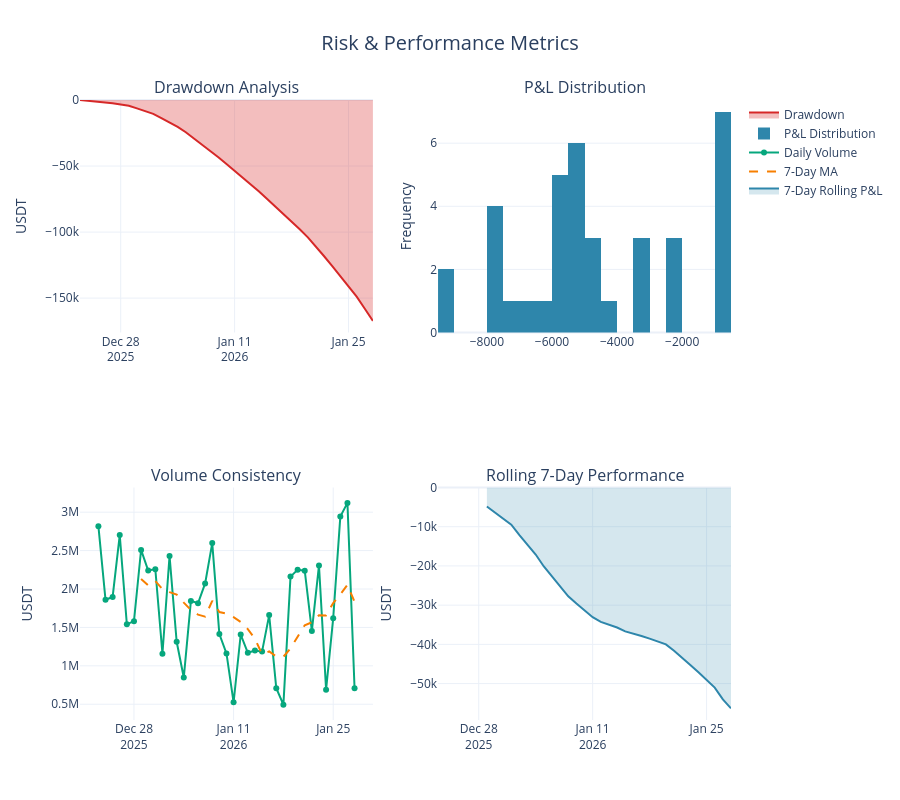

Notebook code cell kept with this figure:
### Code cell
# Risk Metrics Dashboard
daily_agg = df.groupby('date').agg({
    'bot_realized_pnl': 'first',
    'bot_volume_usdt': 'first',
}).reset_index()

daily_agg['date'] = pd.to_datetime(daily_agg['date'])
daily_agg = daily_agg.sort_values('date')

# Calculate risk metrics
daily_returns = daily_agg['bot_realized_pnl'].pct_change().dropna()
sharpe_ratio = (daily_returns.mean() / daily_returns.std() * np.sqrt(252)) if daily_returns.std() > 0 else 0

# Max Drawdown
cumulative_pnl = daily_agg['bot_realized_pnl'].cumsum()
running_max = cumulative_pnl.cummax()
drawdown = cumulative_pnl - running_max
max_drawdown = drawdown.min()
max_drawdown_pct = (max_drawdown / running_max.max() * 100) if running_max.max() > 0 else 0

# Volatility
volatility = daily_agg['bot_realized_pnl'].std()
volatility_pct = (volatility / daily_agg['bot_realized_pnl'].mean() * 100) if daily_agg['bot_realized_pnl'].mean() != 0 else 0

# Create risk dashboard
fig = make_subplots(
    rows=2, cols=2,
    subplot_titles=(
        'Drawdown Analysis',
        'P&L Distribution',
        'Volume Consistency',
        'Rolling 7-Day Performance'
    ),
    specs=[[{"secondary_y": False}, {"type": "histogram"}],
           [{"secondary_y": False}, {"secondary_y": False}]]
)

# 1. Drawdown
fig.add_trace(
    go.Scatter(
        x=daily_agg['date'],
        y=drawdown,
        fill='tozeroy',
        fillcolor='rgba(214, 40, 40, 0.3)',
        line=dict(color='#D62828', width=2),
        name='Drawdown'
    ),
    row=1, col=1
)

# 2. P&L Distribution
fig.add_trace(
    go.Histogram(
        x=daily_agg['bot_realized_pnl'],
        nbinsx=20,
        marker_color='#2E86AB',
        name='P&L Distribution'
    ),
    row=1, col=2
)

# 3. Volume Consistency
fig.add_trace(
    go.Scatter(
        x=daily_agg['date'],
        y=daily_agg['bot_volume_usdt'],
        mode='lines+markers',
        line=dict(color='#06A77D', width=2),
        name='Daily Volume'
    ),
    row=2, col=1
)

# Add moving average
ma_7 = daily_agg['bot_volume_usdt'].rolling(window=7).mean()
fig.add_trace(
    go.Scatter(
        x=daily_agg['date'],
        y=ma_7,
        mode='lines',
        line=dict(color='#F77F00', width=2, dash='dash'),
        name='7-Day MA'
    ),
    row=2, col=1
)

# 4. Rolling 7-day P&L
rolling_pnl = daily_agg['bot_realized_pnl'].rolling(window=7).sum()
fig.add_trace(
    go.Scatter(
        x=daily_agg['date'],
        y=rolling_pnl,
        mode='lines',
        line=dict(color='#2E86AB', width=2),
        fill='tozeroy',
        fillcolor='rgba(46, 134, 171, 0.2)',
        name='7-Day Rolling P&L'
    ),
    row=2, col=2
)

# Update axes
fig.update_yaxes(title_text="USDT", row=1, col=1)
fig.update_yaxes(title_text="Frequency", row=1, col=2)
fig.update_yaxes(title_text="USDT", row=2, col=1)
fig.update_yaxes(title_text="USDT", row=2, col=2)

fig.update_layout(
    title={
        'text': 'Risk & Performance Metrics',
        'x': 0.5,
        'xanchor': 'center',
        'font': {'size': 20}
    },
    height=800,
    showlegend=True,
    template='plotly_white'
)

fig.show()

# Print risk metrics
print("\n" + "="*60)
print("RISK METRICS")
print("="*60)
print(f"Max Drawdown: ${max_drawdown:.2f} USDT ({max_drawdown_pct:.2f}%)")
print(f"Daily Volatility: ${volatility:.2f} USDT ({volatility_pct:.2f}%)")
print(f"Sharpe Ratio (Annualized): {sharpe_ratio:.3f}")
print(f"Best Day: ${daily_agg['bot_realized_pnl'].max():.2f} USDT")
print(f"Worst Day: ${daily_agg['bot_realized_pnl'].min():.2f} USDT")
print("="*60)

### Figure 1 — Plotly figure (JSON) as saved in the notebook; plotly's stock layout.template omitted (floating-point values rounded to 4 significant figures)
{"data": [{"fill": "tozeroy", "fillcolor": "rgba(214, 40, 40, 0.3)", "line": {"color": "#D62828", "width": 2}, "name": "Drawdown", "x": ["2025-12-23T00:00:00", "2025-12-24T00:00:00", "2025-12-25T00:00:00", "2025-12-26T00:00:00", "2025-12-27T00:00:00", "2025-12-28T00:00:00", "2025-12-29T00:00:00", "2025-12-30T00:00:00", "2025-12-31T00:00:00", "2026-01-01T00:00:00", "2026-01-02T00:00:00", "2026-01-03T00:00:00", "2026-01-04T00:00:00", "2026-01-05T00:00:00", "2026-01-06T00:00:00", "2026-01-07T00:00:00", "2026-01-08T00:00:00", "2026-01-09T00:00:00", "2026-01-10T00:00:00", "2026-01-11T00:00:00", "2026-01-12T00:00:00", "2026-01-13T00:00:00", "2026-01-14T00:00:00", "2026-01-15T00:00:00", "2026-01-16T00:00:00", "2026-01-17T00:00:00", "2026-01-18T00:00:00", "2026-01-19T00:00:00", "2026-01-20T00:00:00", "2026-01-21T00:00:00", "2026-01-22T00:00:00", "2026-01-23T00:00:00", "2026-01-24T00:00:00", "2026-01-25T00:00:00", "2026-01-26T00:00:00", "2026-01-27T00:00:00", "2026-01-28T00:00:00"], "y": [0.0, -507.1, -1032.0, -1642.0, -2482.0, -3332.0, -4313.0, -6323.0, -8382.0, -10510.0, -13780.0, -17050.0, -20420.0, -24440.0, -29030.0, -33570.0, -38250.0, -43390.0, -48410.0, -53490.0, -58710.0, -64040.0, -69280.0, -74950.0, -80610.0, -86290.0, -92020.0, -97900.0, -104000.0, -110900.0, -118300.0, -125800.0, -133400.0, -141000.0, -148900.0, -158100.0, -167200.0], "type": "scatter", "xaxis": "x", "yaxis": "y"}, {"marker": {"color": "#2E86AB"}, "name": "P&L Distribution", "nbinsx": 20, "x": [-532.6, -507.1, -524.8, -610.5, -840.0, -849.3, -981.2, -2010.0, -2059.0, -2124.0, -3279.0, -3263.0, -3378.0, -4018.0, -4585.0, -4542.0, -4683.0, -5135.0, -5024.0, -5077.0, -5221.0, -5327.0, -5244.0, -5669.0, -5657.0, -5683.0, -5734.0, -5877.0, -6137.0, -6870.0, -7395.0, -7546.0, -7580.0, -7581.0, -7921.0, -9153.0, -9151.0], "type": "histogram", "xaxis": "x2", "yaxis": "y2"}, {"line": {"color": "#06A77D", "width": 2}, "mode": "lines+markers", "name": "Daily Volume", "x": ["2025-12-23T00:00:00", "2025-12-24T00:00:00", "2025-12-25T00:00:00", "2025-12-26T00:00:00", "2025-12-27T00:00:00", "2025-12-28T00:00:00", "2025-12-29T00:00:00", "2025-12-30T00:00:00", "2025-12-31T00:00:00", "2026-01-01T00:00:00", "2026-01-02T00:00:00", "2026-01-03T00:00:00", "2026-01-04T00:00:00", "2026-01-05T00:00:00", "2026-01-06T00:00:00", "2026-01-07T00:00:00", "2026-01-08T00:00:00", "2026-01-09T00:00:00", "2026-01-10T00:00:00", "2026-01-11T00:00:00", "2026-01-12T00:00:00", "2026-01-13T00:00:00", "2026-01-14T00:00:00", "2026-01-15T00:00:00", "2026-01-16T00:00:00", "2026-01-17T00:00:00", "2026-01-18T00:00:00", "2026-01-19T00:00:00", "2026-01-20T00:00:00", "2026-01-21T00:00:00", "2026-01-22T00:00:00", "2026-01-23T00:00:00", "2026-01-24T00:00:00", "2026-01-25T00:00:00", "2026-01-26T00:00:00", "2026-01-27T00:00:00", "2026-01-28T00:00:00"], "y": [2818000.0, 1859000.0, 1896000.0, 2701000.0, 1540000.0, 1581000.0, 2509000.0, 2241000.0, 2259000.0, 1157000.0, 2430000.0, 1313000.0, 847300.0, 1845000.0, 1815000.0, 2073000.0, 2597000.0, 1413000.0, 1161000.0, 525000.0, 1407000.0, 1170000.0, 1200000.0, 1185000.0, 1660000.0, 708000.0, 495000.0, 2161000.0, 2250000.0, 2238000.0, 1455000.0, 2307000.0, 690000.0, 1621000.0, 2942000.0, 3121000.0, 708700.0], "type": "scatter", "xaxis": "x3", "yaxis": "y3"}, {"line": {"color": "#F77F00", "dash": "dash", "width": 2}, "mode": "lines", "name": "7-Day MA", "x": ["2025-12-23T00:00:00", "2025-12-24T00:00:00", "2025-12-25T00:00:00", "2025-12-26T00:00:00", "2025-12-27T00:00:00", "2025-12-28T00:00:00", "2025-12-29T00:00:00", "2025-12-30T00:00:00", "2025-12-31T00:00:00", "2026-01-01T00:00:00", "2026-01-02T00:00:00", "2026-01-03T00:00:00", "2026-01-04T00:00:00", "2026-01-05T00:00:00", "2026-01-06T00:00:00", "2026-01-07T00:00:00", "2026-01-08T00:00:00", "2026-01-09T00:00:00", "2026-01-10T00:00:00", "2026-01-11T00:00:00", "2026-01-12T00:00:00", "2026-01-13T00:00:00", "2026-01-14T00:00:00", "2026-01-15T00:00:00", "2026-01-16T00:00:00", "2026-01-17T00:00:00", "2026-01-18T00:00:00", "2026-01-19T00:00:00", "2026-01-20T00:00:00", "2026-01-21T00:00:00", "2026-01-22T00:00:00", "2026-01-23T00:00:00", "2026-01-24T00:00:00", "2026-01-25T00:00:00", "2026-01-26T00:00:00", "2026-01-27T00:00:00", "2026-01-28T00:00:00"], "y": [NaN, NaN, NaN, NaN, NaN, NaN, 2129000.0, 2047000.0, 2104000.0, 1998000.0, 1959000.0, 1927000.0, 1822000.0, 1727000.0, 1667000.0, 1640000.0, 1846000.0, 1700000.0, 1679000.0, 1633000.0, 1570000.0, 1478000.0, 1353000.0, 1152000.0, 1187000.0, 1122000.0, 1118000.0, 1226000.0, 1380000.0, 1528000.0, 1567000.0, 1659000.0, 1656000.0, 1817000.0, 1929000.0, 2053000.0, 1835000.0], "type": "scatter", "xaxis": "x3", "yaxis": "y3"}, {"fill": "tozeroy", "fillcolor": "rgba(46, 134, 171, 0.2)", "line": {"color": "#2E86AB", "width": 2}, "mode": "lines", "name": "7-Day Rolling P&L", "x": ["2025-12-23T00:00:00", "2025-12-24T00:00:00", "2025-12-25T00:00:00", "2025-12-26T00:00:00", "2025-12-27T00:00:00", "2025-12-28T00:00:00", "2025-12-29T00:00:00", "2025-12-30T00:00:00", "2025-12-31T00:00:00", "2026-01-01T00:00:00", "2026-01-02T00:00:00", "2026-01-03T00:00:00", "2026-01-04T00:00:00", "2026-01-05T00:00:00", "2026-01-06T00:00:00", "2026-01-07T00:00:00", "2026-01-08T00:00:00", "2026-01-09T00:00:00", "2026-01-10T00:00:00", "2026-01-11T00:00:00", "2026-01-12T00:00:00", "2026-01-13T00:00:00", "2026-01-14T00:00:00", "2026-01-15T00:00:00", "2026-01-16T00:00:00", "2026-01-17T00:00:00", "2026-01-18T00:00:00", "2026-01-19T00:00:00", "2026-01-20T00:00:00", "2026-01-21T00:00:00", "2026-01-22T00:00:00", "2026-01-23T00:00:00", "2026-01-24T00:00:00", "2026-01-25T00:00:00", "2026-01-26T00:00:00", "2026-01-27T00:00:00", "2026-01-28T00:00:00"], "y": [NaN, NaN, NaN, NaN, NaN, NaN, -4846.0, -6323.0, -7874.0, -9474.0, -12140.0, -14560.0, -17090.0, -20130.0, -22710.0, -25190.0, -27750.0, -29600.0, -31370.0, -33060.0, -34270.0, -35010.0, -35710.0, -36700.0, -37220.0, -37880.0, -38540.0, -39190.0, -40000.0, -41630.0, -43350.0, -45240.0, -47140.0, -48990.0, -51030.0, -54040.0, -56330.0], "type": "scatter", "xaxis": "x4", "yaxis": "y4"}], "layout": {"xaxis": {"anchor": "y", "domain": [0.0, 0.45]}, "yaxis": {"anchor": "x", "domain": [0.625, 1.0], "title": {"text": "USDT"}}, "xaxis2": {"anchor": "y2", "domain": [0.55, 1.0]}, "yaxis2": {"anchor": "x2", "domain": [0.625, 1.0], "title": {"text": "Frequency"}}, "xaxis3": {"anchor": "y3", "domain": [0.0, 0.45]}, "yaxis3": {"anchor": "x3", "domain": [0.0, 0.375], "title": {"text": "USDT"}}, "xaxis4": {"anchor": "y4", "domain": [0.55, 1.0]}, "yaxis4": {"anchor": "x4", "domain": [0.0, 0.375], "title": {"text": "USDT"}}, "annotations": [{"font": {"size": 16}, "showarrow": false, "text": "Drawdown Analysis", "x": 0.225, "xanchor": "center", "xref": "paper", "y": 1.0, "yanchor": "bottom", "yref": "paper"}, {"font": {"size": 16}, "showarrow": false, "text": "P&L Distribution", "x": 0.775, "xanchor": "center", "xref": "paper", "y": 1.0, "yanchor": "bottom", "yref": "paper"}, {"font": {"size": 16}, "showarrow": false, "text": "Volume Consistency", "x": 0.225, "xanchor": "center", "xref": "paper", "y": 0.375, "yanchor": "bottom", "yref": "paper"}, {"font": {"size": 16}, "showarrow": false, "text": "Rolling 7-Day Performance", "x": 0.775, "xanchor": "center", "xref": "paper", "y": 0.375, "yanchor": "bottom", "yref": "paper"}], "title": {"font": {"size": 20}, "text": "Risk & Performance Metrics", "x": 0.5, "xanchor": "center"}, "height": 800, "showlegend": true}}
